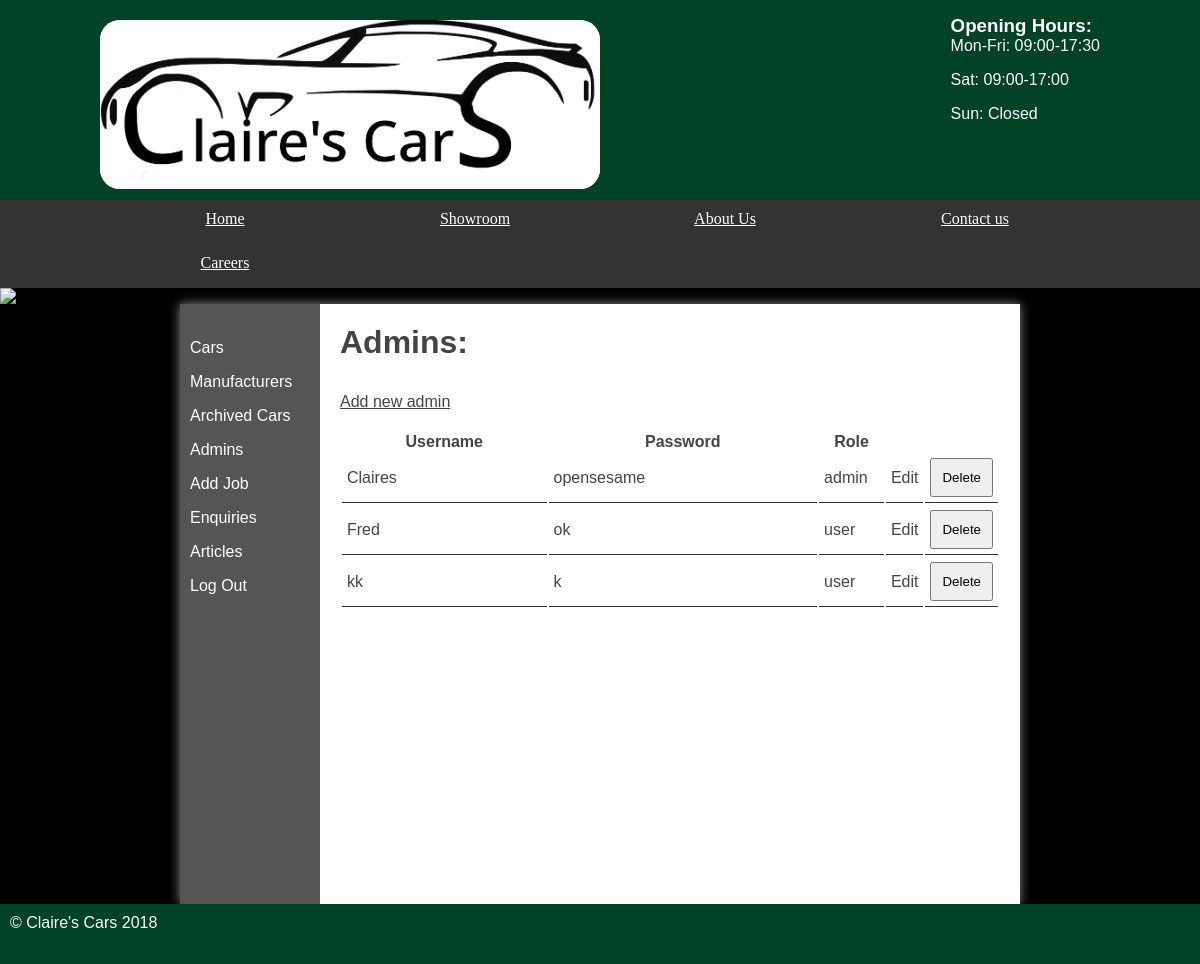
The app's page /?page=showAdmin (signed in) with its own data.
### tables this page shows
CREATE TABLE `Users` (
  `id` int(11) NOT NULL AUTO_INCREMENT,
  `username` varchar(255) NOT NULL,
  `password` varchar(255) NOT NULL,
  `role` varchar(25) NOT NULL,
  PRIMARY KEY (`id`)
);

### classes/databaseTable.php (called while the page is built, shortened)
<?php
class databaseTable{
    private $table;
    private $pdo;
	public function __construct($table,$primaryKey,$pdo) {
		$this->table = $table;
        $this->pdo = $pdo;
	}
    function findAllData(){
        $query = $this->pdo->prepare('SELECT * FROM '.$this->table);
        $query->execute();
        return $query->fetchAll();
    }
}

### webControllers/adminController.php (called while the page is built, shortened)
<?php
class adminController{
    private $users_table;
    public function __construct($cars, $manufacturer, $users, $article, $enquiry){
        $this->users_table = $users;
    }
    public function showAdmins(){
        $adminusers = $this->users_table -> findAllData();
        return [
            'template' => 'admin/showAdmins.html.php',
            'title' => 'Claires\'s Cars - Admins of website',
            'variables' => [
                'admins' => $adminusers
            ]
        ];
    }
}
?>

### templates/admin/showAdmins.html.php (the view)
<section class="right">
<?php
	if (isset($_SESSION['loggedin']) && $_SESSION['loggedin'] == true) {
		?>
			<h2>Admins: </h2>
			<a class="new" href="?page=addAdmin">Add new admin</a>
			<?php
			echo '<table>';
			echo '<thead>';
			echo '<tr>';
			echo '<th>Username</th>';
			echo '<th>Password</th>';
			echo '<th style="width: 10%">Role</th>';
			echo '<th style="width: 5%">&nbsp;</th>';
			echo '<th style="width: 5%">&nbsp;</th>';
			echo '</tr>';
			foreach ($admins as $adminUser) {
				echo '<tr>';
				echo '<td>' . $adminUser['username'] . '</td>';
				echo '<td>' . $adminUser['password'] . '</td>';
				echo '<td>' . $adminUser['role'] . '</td>';
				echo '<td><a style="float: right">Edit</a></td>';
				echo '<td><form method="post">
				<input type="hidden" name="id" value="' . $adminUser['id'] . '" />
				<input type="submit" name="submit" value="Delete" />
				</form></td>';
				echo '</tr>';
			}
			echo '</thead>';
			echo '</table>';
		}
		else {
			header("Location:/?page=admin");
		}
?>
</section>

### styles.css (style rules this page uses)
* { margin: 0; padding: 0; }
html { font-family: 'Oxygen-Regular', verdana, sans-serif; }
body { background-color: #000; }
main h2 { font-size:2em; }
p, li, h2 { margin-bottom: 1em; }
form select, form label, form input, form textarea { float: left; width: 200px; padding: 10px; margin-top: 20px; }
input[type="submit"] { clear: both; margin-left: 220px; width: 220px; }
section a { color: #444; }
table { width: 100%; margin-top: 20px; }
td { padding: 5px; border-bottom: 1px solid #333; }
.stock .products, .admin .right { display: table-cell; padding: 20px; }
table td input[type="submit"] { margin: 0; float: right; width: auto; padding: auto; }
.right { padding: 20px; }

### records on screen
users: username "Claires", password "opensesame", role "admin"
users: username "Fred", password "ok", role "user"
users: username "kk", password "k", role "user"
